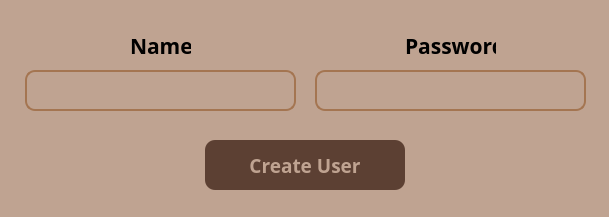
<?xml version="1.0" encoding="UTF-8"?>
<ui version="4.0">
 <class>MainWindow</class>
 <widget class="QMainWindow" name="MainWindow">
  <property name="geometry">
   <rect>
    <x>0</x>
    <y>0</y>
    <width>609</width>
    <height>217</height>
   </rect>
  </property>
  <property name="windowTitle">
   <string>MainWindow</string>
  </property>
  <property name="styleSheet">
   <string notr="true">QMainWindow {
    background-color: #bfa391;
}</string>
  </property>
  <widget class="QWidget" name="centralwidget">
   <widget class="QLineEdit" name="newuserpasswordLineEdit">
    <property name="geometry">
     <rect>
      <x>315</x>
      <y>70</y>
      <width>271</width>
      <height>41</height>
     </rect>
    </property>
    <property name="font">
     <font>
      <family>Segoe UI Variable Text Semibold</family>
      <pointsize>12</pointsize>
      <weight>75</weight>
      <bold>true</bold>
     </font>
    </property>
    <property name="styleSheet">
     <string notr="true">QLineEdit#newuserpasswordLineEdit {
    border: 2px solid #A47551;
    border-radius: 10px;
    padding: 6px;
    background-color: #bfa391;
    color: #3e2c1c;
}
</string>
    </property>
    <property name="text">
     <string/>
    </property>
    <property name="alignment">
     <set>Qt::AlignCenter</set>
    </property>
   </widget>
   <widget class="QLabel" name="newuserpasswordlabel">
    <property name="geometry">
     <rect>
      <x>405</x>
      <y>30</y>
      <width>91</width>
      <height>31</height>
     </rect>
    </property>
    <property name="font">
     <font>
      <family>Segoe UI Variable Text Semibold</family>
      <pointsize>16</pointsize>
      <weight>75</weight>
      <bold>true</bold>
     </font>
    </property>
    <property name="text">
     <string>Password</string>
    </property>
   </widget>
   <widget class="QPushButton" name="adduserButton">
    <property name="geometry">
     <rect>
      <x>205</x>
      <y>140</y>
      <width>200</width>
      <height>50</height>
     </rect>
    </property>
    <property name="font">
     <font>
      <family>Segoe UI Variable Text Semibold</family>
      <pointsize>14</pointsize>
      <weight>75</weight>
      <bold>true</bold>
     </font>
    </property>
    <property name="styleSheet">
     <string notr="true">QPushButton#adduserButton {
	background-color: #5c4033;
    color: #bfa391;
    border: none;
    border-radius: 10px;
    padding: 8px 12px
}

QPushButton#adduserButton:hover {
    background-color: #a37c68;
	color: black;
}</string>
    </property>
    <property name="text">
     <string>Create User</string>
    </property>
   </widget>
   <widget class="QLineEdit" name="newusernameLineEdit">
    <property name="geometry">
     <rect>
      <x>25</x>
      <y>70</y>
      <width>271</width>
      <height>41</height>
     </rect>
    </property>
    <property name="font">
     <font>
      <family>Segoe UI Variable Text Semibold</family>
      <pointsize>12</pointsize>
      <weight>75</weight>
      <bold>true</bold>
     </font>
    </property>
    <property name="styleSheet">
     <string notr="true">QLineEdit#newusernameLineEdit {
    border: 2px solid #A47551;
    border-radius: 10px;
    padding: 6px;
    background-color: #bfa391;
    color: #3e2c1c;
}
</string>
    </property>
    <property name="text">
     <string/>
    </property>
    <property name="alignment">
     <set>Qt::AlignCenter</set>
    </property>
   </widget>
   <widget class="QLabel" name="newusernamelabel">
    <property name="geometry">
     <rect>
      <x>130</x>
      <y>30</y>
      <width>61</width>
      <height>31</height>
     </rect>
    </property>
    <property name="font">
     <font>
      <family>Segoe UI Variable Text Semibold</family>
      <pointsize>16</pointsize>
      <weight>75</weight>
      <bold>true</bold>
     </font>
    </property>
    <property name="text">
     <string>Name</string>
    </property>
   </widget>
  </widget>
 </widget>
 <resources/>
 <connections/>
</ui>
